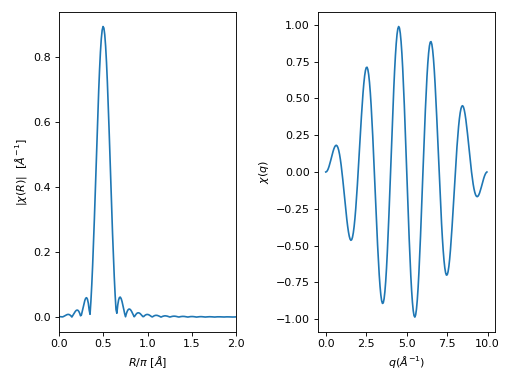

Here is the Python script that generated this plot:
from numpy import arange, sin, pi
from scipy.fftpack import fftfreq
from araucaria.xas import ftwindow, xftf_kwin, xftr_kwin
nfft = 2048  # number of points for FFT
ks   = 0.05  # delta k (angstrom^-1)
f1   = 0.5   # freq1 (angstrom)
k    = arange(0, 10, ks)
wink = ftwindow(k, x_range=(0,10), dx1=0.5, win='sine')
chi  = 0.5*sin(2*pi*k*f1)
chir = xftf_kwin(wink*chi, nfft=nfft, kstep=ks)
freq = fftfreq(nfft, ks)[:nfft//2]
chiq = xftr_kwin(chir, nfft=nfft, kstep=ks)[:len(k)]
print(chiq.dtype)
# complex128

# plotting reverse FFT signal
import matplotlib.pyplot as plt
from araucaria.plot import fig_xas_template
fig, ax = fig_xas_template(panels='re', pars={'kweight':0})
line = ax[0].plot(freq, abs(chir))
xlim = ax[0].set_xlim(0,2)
xlab = ax[0].set_xlabel('$R/\pi$ [$\AA$]')
line = ax[1].plot(k, chiq)
text = ax[1].set_xlabel(r'$q(\AA^{-1})$')
text = ax[1].set_ylabel(r'$\chi(q)$')
fig.tight_layout()
plt.show(block=False)
